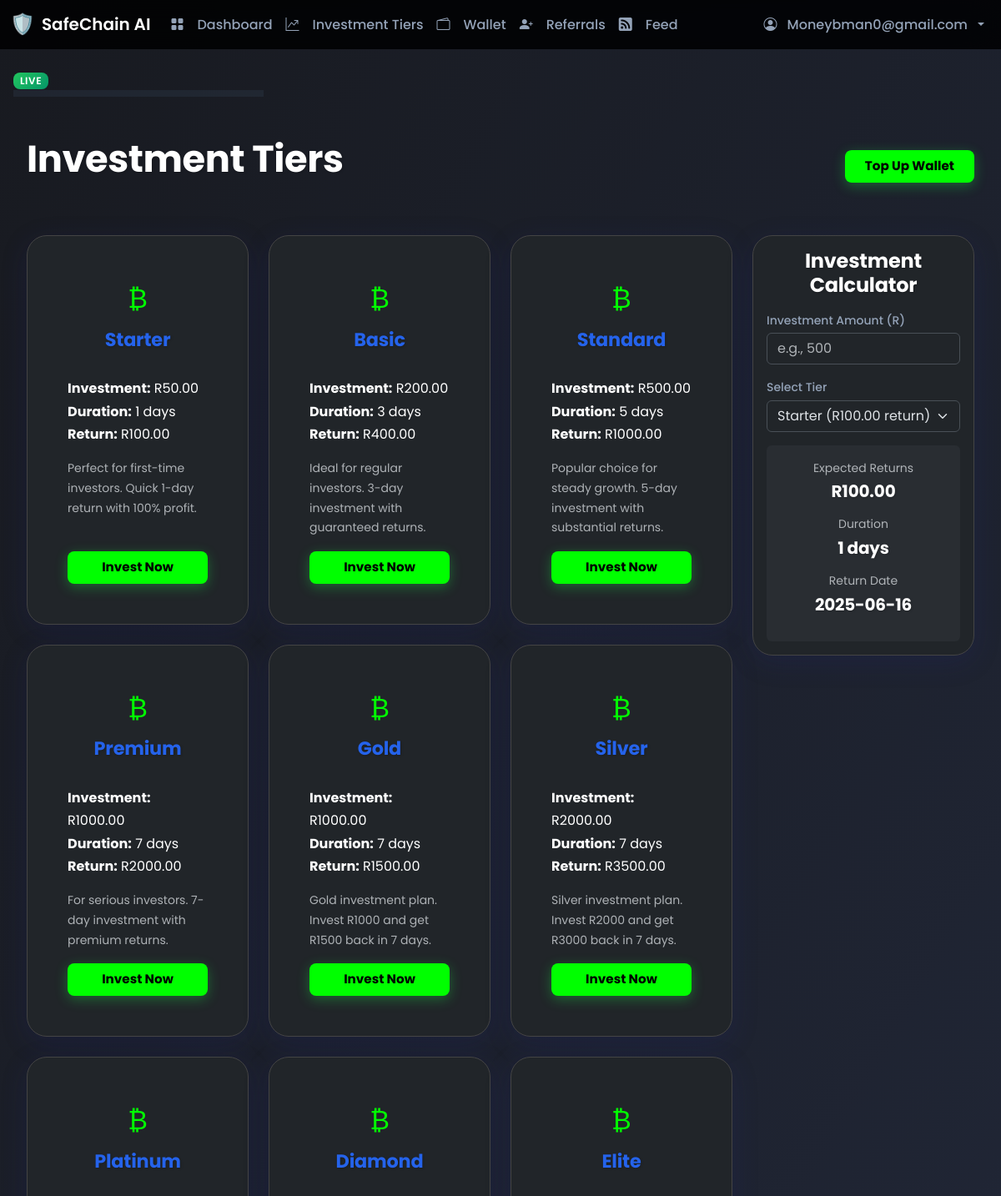
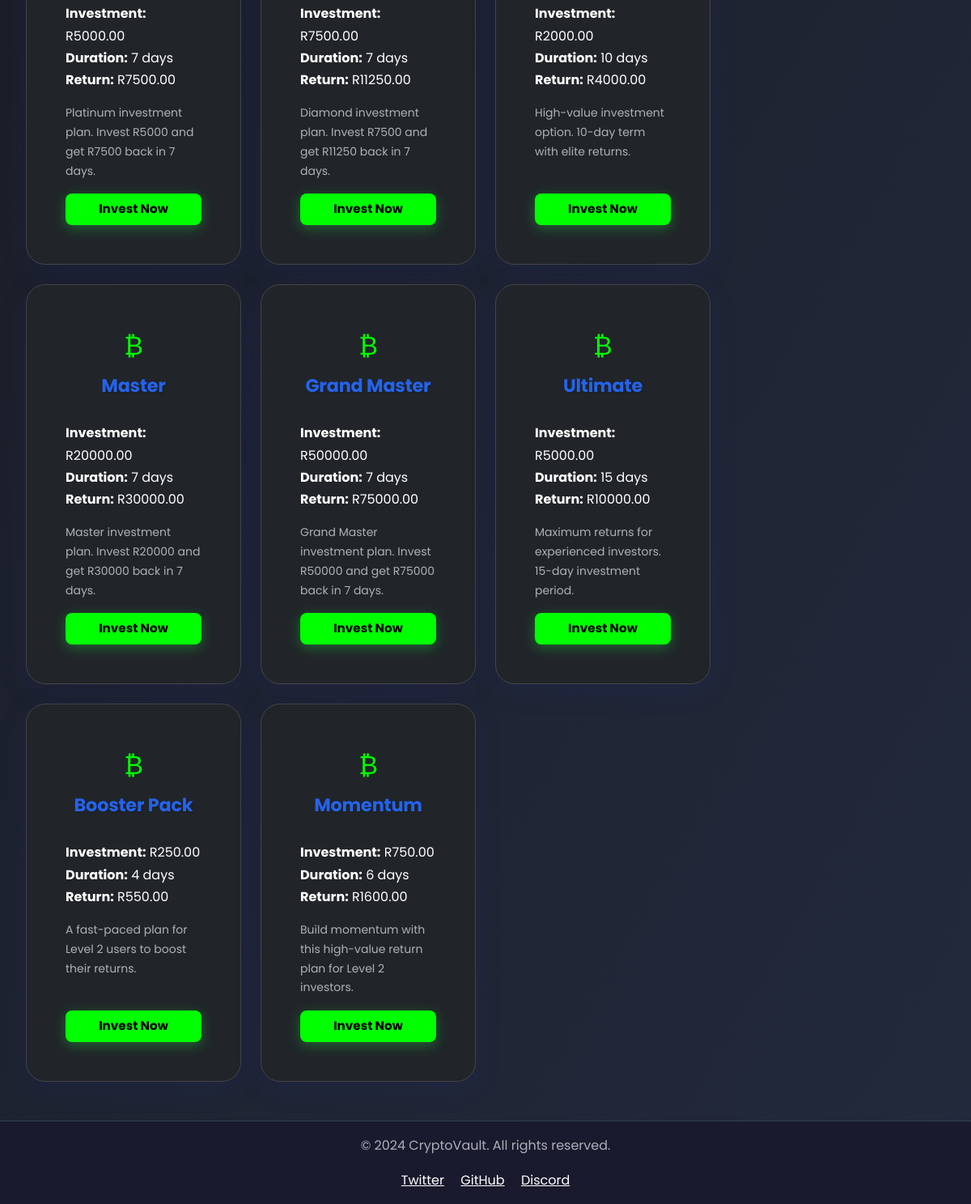
Page /tiers/ (signed in) on the committed database (2 pictures, top to bottom).
### core/models.py (models this page shows, shortened)
class CustomUser(AbstractUser):
    email = models.EmailField(unique=True)
    phone = models.CharField(max_length=15, blank=True)
    profile_picture = models.ImageField(upload_to='profile_pictures/', null=True, blank=True)
    auto_reinvest = models.BooleanField(default=False)
    total_invested = models.DecimalField(max_digits=12, decimal_places=2, default=0)
    level = models.IntegerField(default=1)
    last_ip = models.GenericIPAddressField(null=True, blank=True)  # Last known IP address
    USERNAME_FIELD = 'email'
    REQUIRED_FIELDS = ['username']

class InvestmentTier(models.Model):
    name = models.CharField(max_length=100)
    amount = models.DecimalField(max_digits=12, decimal_places=2)
    return_amount = models.DecimalField(max_digits=12, decimal_places=2)
    duration_days = models.IntegerField()
    min_level = models.IntegerField(default=1)
    created_at = models.DateTimeField(auto_now_add=True)
    updated_at = models.DateTimeField(auto_now=True)
    logo = models.ImageField(upload_to='tier_logos/', null=True, blank=True)  # Logo for the tier
    description = models.TextField(blank=True)  # Description of the tier

### core/views.py (the view)
# urls.py: path('tiers/', views.tiers_view, name='tiers'),
@login_required
def tiers_view(request):
    user = request.user
    tiers = InvestmentTier.objects.all()
    now = timezone.now()
    try:
        daily_special = DailySpecial.objects.filter(
            is_active=True,
            start_time__lte=now,
            end_time__gte=now
        ).latest('start_time')
    except DailySpecial.DoesNotExist:
        daily_special = None
    total_invested = sum(inv.amount for inv in Investment.objects.filter(user=user))
    wallet, created = Wallet.objects.get_or_create(user=user)
    for tier in tiers:
        tier.eligible = tier.min_level <= user.level
        investment = Investment.objects.filter(user=user, tier=tier, is_active=True).first()
        if investment and investment.is_complete():
            investment.is_active = False
            investment.save()
            investment = None # It's no longer active
        tier.is_active = investment is not None
        tier.invested = tier.is_active or Investment.objects.filter(user=user, tier=tier).exists()
        investment_to_display = investment or Investment.objects.filter(user=user, tier=tier).order_by('-end_date').first()
        tier.has_sufficient_balance = wallet.balance >= tier.amount
        if not tier.has_sufficient_balance:
            tier.remaining_amount = tier.amount - wallet.balance
        if investment_to_display:
            if investment_to_display.is_complete() and investment_to_display.is_active:
                investment_to_display.is_active = False
                investment_to_display.save()
            time_remaining = investment_to_display.end_date - timezone.now()
            tier.waiting_time_days = max(0, time_remaining.days)
            tier.waiting_time_hours = max(0, time_remaining.seconds // 3600)
            tier.waiting_time_minutes = max(0, (time_remaining.seconds % 3600) // 60)
            tier.waiting_time_seconds = max(0, time_remaining.seconds % 60)
            tier.can_cash_out = not investment_to_display.is_active and investment_to_display.end_date <= timezone.now()
        if daily_special and daily_special.tier == tier:
            tier.is_daily_special = True
            tier.special_return_multiplier = daily_special.special_return_multiplier
            tier.special_return_amount = daily_special.special_return_amount
        else:
            tier.is_daily_special = False
    context = {
        'tiers': tiers,
        'user_level': user.level,
        'total_invested': total_invested,
        'daily_special': daily_special,
        'wallet_balance': wallet.balance,
    }
    return render(request, 'core/tiers.html', context)

### core/models.py (called while the page is built)
    def is_complete(self):
        return self.end_date is not None and timezone.now() >= self.end_date

    def save(self, *args, **kwargs):
        if not self.pk:  # Only on creation
            if not self.start_date:
                self.start_date = timezone.now()
            self.end_date = self.start_date + timezone.timedelta(days=self.tier.duration_days)
            self.user.total_invested += self.amount
            self.user.update_level()
        if self.end_date and self.is_active and timezone.now() >= self.end_date:
            self.is_active = False
        super().save(*args, **kwargs)

### core/templates/core/tiers.html (shortened to what this page needs)
{% extends 'base.html' %}
{% load static %}
{% block content %}
<div class="container my-5">
    <div class="d-flex justify-content-between align-items-center mb-5">
        <h1 class="text-center fw-bold">Investment Tiers</h1>
        <a href="{% url 'deposit' %}" class="btn btn-primary">Top Up Wallet</a>
    </div>
    <div class="row g-4">
        <div class="col-lg-9">
            <div class="row g-4">
                {% for tier in tiers %}
                <div class="col-md-6 col-lg-4">
                    <div class="card h-100 tier-card bg-dark text-white">
                        <div class="card-body d-flex flex-column">
                            <div class="text-center mb-3">
                                <span class="tier-icon">₿</span>
                                <h3 class="card-title fw-bold mt-2">{{ tier.name }}</h3>
                            </div>
                            <ul class="list-unstyled">
                                <li><strong>Investment:</strong> R{{ tier.amount }}</li>
                                <li><strong>Duration:</strong> {{ tier.duration_days }} days</li>
                                <li><strong>Return:</strong> R{{ tier.return_amount }}</li>
                            </ul>
                            <p class="text-muted small">{{ tier.description }}</p>
                            <div class="mt-auto">
                                <a href="{% url 'invest' tier.id %}" class="btn btn-primary w-100">Invest Now</a>
                            </div>
                        </div>
                    </div>
                </div>
                {% endfor %}
            </div>
        </div>
        <div class="col-lg-3">
            <div class="card bg-dark text-white p-3 sticky-top" style="top: 100px;">
                <h4 class="fw-bold text-center">Investment Calculator</h4>
                <div class="mb-3">
                    <label for="investmentAmount" class="form-label small">Investment Amount (R)</label>
                    <input type="number" class="form-control" id="investmentAmount" placeholder="e.g., 500">
                </div>
                <div class="mb-3">
                    <label for="tierSelect" class="form-label small">Select Tier</label>
                    <select class="form-select" id="tierSelect">
                        {% for tier in tiers %}
                        <option value="{{ tier.id }}" data-return="{{ tier.return_amount }}" data-duration="{{ tier.duration_days }}">
                            {{ tier.name }} (R{{ tier.return_amount }} return)
                        </option>
                        {% endfor %}
                    </select>
                </div>
                <div class="text-center bg-secondary bg-opacity-10 p-3 rounded">
                    <p class="text-muted mb-1 small">Expected Returns</p>
                    <h5 class="fw-bold" id="totalReturn">R0.00</h5>
                    <p class="text-muted mb-1 small mt-3">Duration</p>
                    <h5 class="fw-bold" id="returnDuration">0 days</h5>
                    <p class="text-muted mb-1 small mt-3">Return Date</p>
                    <h5 class="fw-bold" id="returnDate">-</h5>
                </div>
            </div>
        </div>
    </div>
</div>
{% endblock %}

### templates/base.html (shortened to what this page needs)
{% load static %}
<!DOCTYPE html>
<html lang="en" data-bs-theme="dark">
<head>
    <link href="https://cdn.jsdelivr.net/npm/bootstrap@5.3.3/dist/css/bootstrap.min.css" rel="stylesheet">
    <link rel="stylesheet" href="https://cdn.jsdelivr.net/npm/bootstrap-icons@1.11.3/font/bootstrap-icons.min.css">
    <link rel="stylesheet" href="{% static 'css/main.css' %}">
</head>
<body class="bg-dark text-white">
    <nav class="navbar navbar-expand-lg navbar-dark site-header sticky-top py-1">
        <div class="container-fluid">
            <a class="navbar-brand d-flex align-items-center" href="{% url 'home' %}">
                <span style="font-size: 24px;">🛡️</span>
                <span class="ms-2 fs-5">SafeChain AI</span>
            </a>
            <div class="collapse navbar-collapse" id="main-nav">
                <ul class="navbar-nav me-auto mb-2 mb-lg-0">
                    <li class="nav-item"><a href="{% url 'dashboard' %}" class="nav-link"><i class="bi bi-grid-fill me-2"></i>Dashboard</a></li>
                    <li class="nav-item"><a href="{% url 'tiers' %}" class="nav-link"><i class="bi bi-graph-up-arrow me-2"></i>Investment Tiers</a></li>
                    <li class="nav-item"><a href="{% url 'wallet' %}" class="nav-link"><i class="bi bi-wallet2 me-2"></i>Wallet</a></li>
                    <li class="nav-item"><a href="{% url 'referral' %}" class="nav-link"><i class="bi bi-person-plus-fill me-2"></i>Referrals</a></li>
                    <li class="nav-item"><a href="{% url 'feed' %}" class="nav-link"><i class="bi bi-rss-fill me-2"></i>Feed</a></li>
                </ul>
                <div class="d-flex align-items-center navbar-nav">
                    {% if user.is_authenticated %}
                        <div class="nav-item dropdown">
                            <a href="#" class="nav-link dropdown-toggle" data-bs-toggle="dropdown" role="button" aria-expanded="false">
                                <i class="bi bi-person-circle me-1"></i>
                                {{ user.email }}
                            </a>
                        </div>
                    {% else %}
                        <a href="{% url 'login' %}" class="btn btn-outline-light me-2">Log In</a>
                        <a href="{% url 'register' %}" class="btn btn-primary">Register</a>
                    {% endif %}
                </div>
            </div>
        </div>
    </nav>
    <main class="container mt-4">
        <span class="badge badge-success">Live</span>
        <div class="progress" style="max-width:300px;margin-bottom:1.5rem;"><div class="progress-bar" style="width: 80%"></div></div>
        {% block content %}{% endblock %}
    </main>
    <footer class="footer mt-auto py-3 bg-dark">
        <div class="container text-center">
            <p class="text-muted">© 2024 CryptoVault. All rights reserved.</p>
            <div>
                <a href="#" class="text-white me-3">Twitter</a>
                <a href="#" class="text-white me-3">GitHub</a>
                <a href="#" class="text-white">Discord</a>
            </div>
        </div>
    </footer>
</body>
</html>

### static/css/main.css (style rules this page uses)
:root { --primary: #2563eb; --secondary: #10b981; --accent: #19ff4b; --background: #0f172a; --surface: #1e293b; --text: #f8fafc; --text-muted: #94a3b8; --border: #334155; --error: #ef4444; --success: #22c55e; --primary-green: #00ff00; --dark-bg: #1a1a1a; --card-bg: #2c2c2c; --text-color: #ffffff; --spacing-xs: 0.25rem; --spacing-sm: 0.5rem; --spacing-md: 1rem; --spacing-lg: 1.5rem; --spacing-xl: 2rem; --spacing-2xl: 3rem; --radius-sm: 0.25rem; --radius-md: 0.5rem; --radius-lg: 1rem; --radius-xl: 1.5rem; --shadow-sm: 0 2px 4px rgba(0, 0, 0, 0.1); --shadow-md: 0 4px 6px rgba(0, 0, 0, 0.1); --shadow-lg: 0 10px 15px rgba(0, 0, 0, 0.1); --shadow-xl: 0 20px 25px rgba(0, 0, 0, 0.1); }
body { background-color: var(--background); color: var(--text); min-height: 100vh; font-family: 'Inter', sans-serif; line-height: 1.6; background: #0f172a; }
body.bg-dark { background-color: var(--dark-bg) !important; color: var(--text-color); font-family: 'Poppins', sans-serif; -webkit-font-smoothing: antialiased; -moz-osx-font-smoothing: grayscale; }
h1, h2, h3, h4, h5, h6 { font-weight: 700; color: var(--text-color); letter-spacing: -0.5px; text-shadow: 1px 1px 3px rgba(0,0,0,0.2); }
h1, .display-3 { font-size: 2.8rem; }
h3 { font-size: 1.8rem; }
p, a, li, span { line-height: 1.7; font-weight: 400; }
.navbar-brand span { font-weight: 600; }
.container { width: 100%; max-width: 1280px; margin: 0 auto; padding: 0 var(--spacing-md); }
.nav-link { color: var(--text-muted); font-weight: 500; padding: 0.5rem 1.5rem; border-radius: var(--radius-md); transition: background 0.2s, color 0.2s; display: flex; align-items: center; gap: 0.5rem; font-size: 1rem; }
.card { background-color: var(--card-bg); border-radius: var(--radius-xl); padding: var(--spacing-xl); border: 1px solid #444; box-shadow: 0 8px 32px 0 rgba(31, 38, 135, 0.18); transition: box-shadow 0.3s, transform 0.3s; }
.card-title { font-size: 1.4rem; font-weight: 600; margin-bottom: var(--spacing-md); color: var(--primary); }
.btn { display: inline-flex; align-items: center; justify-content: center; padding: var(--spacing-sm) var(--spacing-lg); border-radius: var(--radius-md); font-weight: 500; transition: all 0.3s ease; cursor: pointer; gap: var(--spacing-sm); border: none; font-size: 0.95rem; }
.btn-primary { background-color: var(--primary-green); border-color: var(--primary-green); color: #000000; font-weight: bold; box-shadow: 0 4px 15px rgba(25, 255, 75, 0.3); }
.form-label { display: block; margin-bottom: var(--spacing-xs); color: var(--text-muted); font-weight: 500; }
.text-center { text-align: center; }
.mt-2 { margin-top: var(--spacing-md); }
.mt-3 { margin-top: var(--spacing-lg); }
.mt-4 { margin-top: var(--spacing-xl); }
.mb-1 { margin-bottom: var(--spacing-sm); }
.mb-2 { margin-bottom: var(--spacing-md); }
.mb-3 { margin-bottom: var(--spacing-lg); }
.badge { display: inline-flex; align-items: center; padding: var(--spacing-xs) var(--spacing-sm); border-radius: var(--radius-md); font-size: 0.75rem; font-weight: 600; text-transform: uppercase; letter-spacing: 0.05em; }
.badge-success { background: linear-gradient(135deg, var(--success), #059669); color: white; }
.progress { height: 8px; background: rgba(51, 65, 85, 0.3); border-radius: var(--radius-full); overflow: hidden; }
.progress-bar { height: 100%; background: linear-gradient(90deg, var(--primary), var(--primary-dark)); border-radius: var(--radius-full); transition: width 0.3s ease; }
.footer { background: rgba(15, 23, 42, 0.8); backdrop-filter: blur(12px); -webkit-backdrop-filter: blur(12px); border-top: 1px solid var(--border); padding: var(--spacing-xl) 0; margin-top: var(--spacing-2xl); }
.footer.bg-dark { background-color: #1a1a2e !important; }
body { background: linear-gradient(120deg, #181a20 0%, #232a3d 100%); color: #eaf2ff; font-family: 'Inter', 'Poppins', Arial, sans-serif; }
h1, h2, h3, h4, h5, h6 { font-family: 'Poppins', Arial, sans-serif; font-weight: 700; letter-spacing: -0.01em; line-height: 1.2; margin-bottom: 1rem; }

### core/templates/core/tiers.html (style rules this page uses)
.tier-card { transition: transform 0.3s ease, box-shadow 0.3s ease; border: 1px solid #444; }
.tier-icon { font-size: 2rem; color: var(--primary-green); }

### templates/base.html (style rules this page uses)
.site-header { background-color: rgba(0, 0, 0, 0.85); backdrop-filter: saturate(180%) blur(20px); }

### rows in the picture
CustomUser: email "Moneybman0@gmail.com"
InvestmentTier: name "Starter", amount "50.00", duration_days "1", return_amount "100.00", description "Perfect for first-time investors. Quick 1-day return with 100% profit."
InvestmentTier: name "Basic", amount "200.00", duration_days "3", return_amount "400.00", description "Ideal for regular investors. 3-day investment with guaranteed returns."
InvestmentTier: name "Standard", amount "500.00", duration_days "5", return_amount "1000.00", description "Popular choice for steady growth. 5-day investment with substantial returns."
InvestmentTier: name "Premium", amount "1000.00", duration_days "7", return_amount "2000.00", description "For serious investors. 7-day investment with premium returns."
InvestmentTier: name "Gold", amount "1000.00", duration_days "7", return_amount "1500.00", description "Gold investment plan. Invest R1000 and get R1500 back in 7 days."
InvestmentTier: name "Silver", amount "2000.00", duration_days "7", return_amount "3500.00", description "Silver investment plan. Invest R2000 and get R3000 back in 7 days."
InvestmentTier: name "Platinum", amount "5000.00", duration_days "7", return_amount "7500.00", description "Platinum investment plan. Invest R5000 and get R7500 back in 7 days."
InvestmentTier: name "Diamond", amount "7500.00", duration_days "7", return_amount "11250.00", description "Diamond investment plan. Invest R7500 and get R11250 back in 7 days."
InvestmentTier: name "Elite", amount "2000.00", duration_days "10", return_amount "4000.00", description "High-value investment option. 10-day term with elite returns."
InvestmentTier: name "Master", amount "20000.00", duration_days "7", return_amount "30000.00", description "Master investment plan. Invest R20000 and get R30000 back in 7 days."
InvestmentTier: name "Grand Master", amount "50000.00", duration_days "7", return_amount "75000.00", description "Grand Master investment plan. Invest R50000 and get R75000 back in 7 days."
InvestmentTier: name "Ultimate", amount "5000.00", duration_days "15", return_amount "10000.00", description "Maximum returns for experienced investors. 15-day investment period."
InvestmentTier: name "Booster Pack", amount "250.00", duration_days "4", return_amount "550.00", description "A fast-paced plan for Level 2 users to boost their returns."
InvestmentTier: name "Momentum", amount "750.00", duration_days "6", return_amount "1600.00", description "Build momentum with this high-value return plan for Level 2 investors."

### other values in the picture
form field value "Starter (R100.00 return)"
